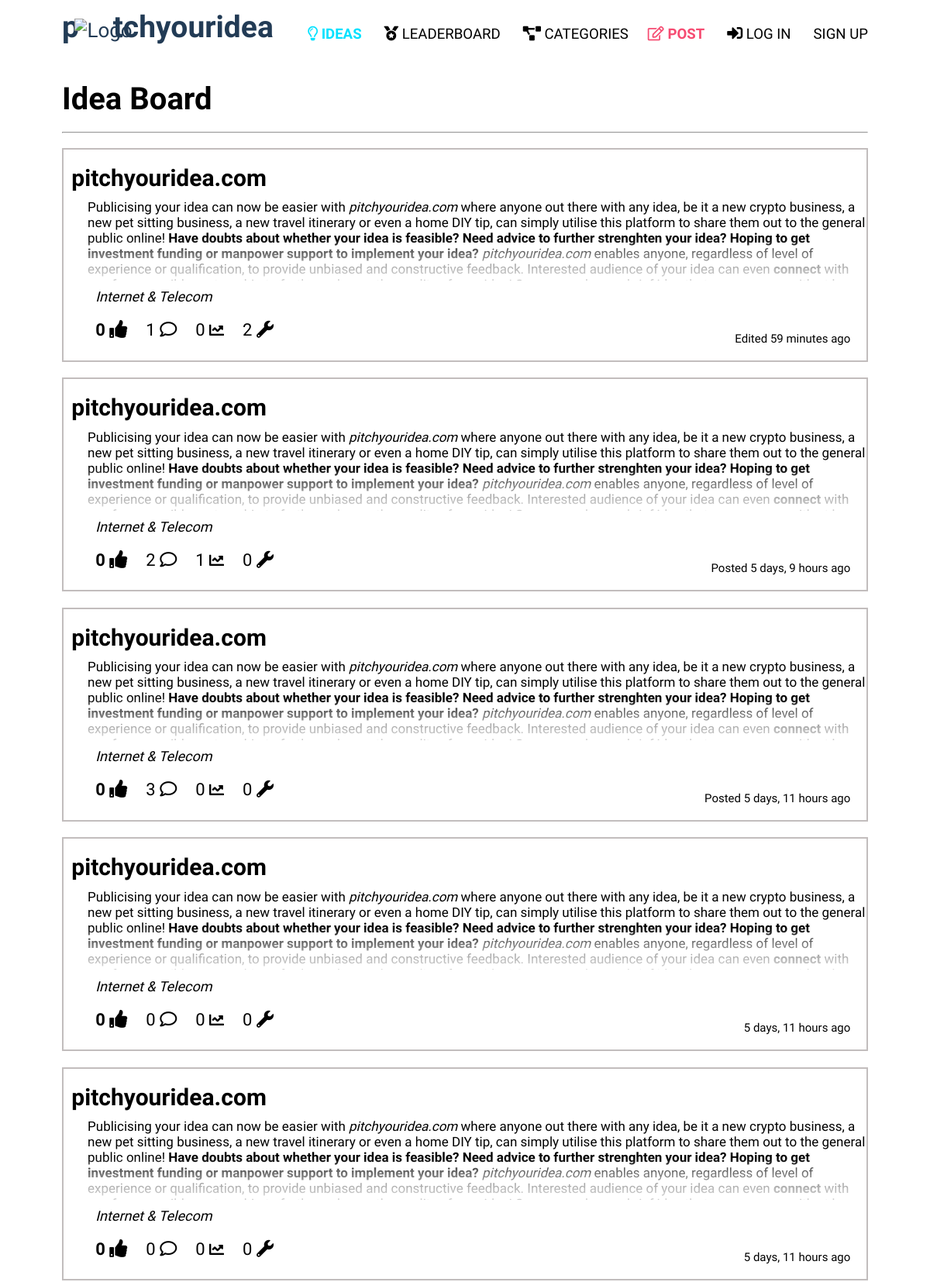
/ideas/ (upper part), run on the app's committed database.
### website/models.py (models this page shows, shortened)
class Post(models.Model):
    user = models.ForeignKey(User, on_delete=models.CASCADE, related_name="owner")
    title = models.CharField(max_length=64, default='Untitled')
    post = RichTextField(blank=True, null=True)
    image1 = models.ImageField(blank=True, null=True, upload_to="images/")
    image2 = models.ImageField(blank=True, null=True, upload_to="images/")
    image3 = models.ImageField(blank=True, null=True, upload_to="images/")
    image4 = models.ImageField(blank=True, null=True, upload_to="images/")
    image5 = models.ImageField(blank=True, null=True, upload_to="images/")
    category = models.CharField(choices=category_choices, max_length=64, default='Others')
    timestamp = models.DateTimeField(auto_now_add=True)
    editedtrue = models.CharField(max_length=64, default='')
    updated_timestamp = models.DateTimeField(auto_now=True)
    liked = models.ManyToManyField(User, related_name="liked_user")
    favourited = models.ManyToManyField(User, related_name="favourited_user")
    updates = models.IntegerField(default='0', null=True)

### website/views.py (the view)
# urls.py: path("ideas/", views.ideaboard, name='ideas'),
def ideaboard(request):
    ideas = Post.objects.all().order_by('-timestamp')
    paginator = Paginator(ideas, 10)
    if request.GET.get("page") != None:
        try:
            ideas = paginator.page(request.GET.get('page'))
        except:
            ideas = paginator.page(1)
    else:
        ideas = paginator.page(1)
    return render(request, 'website/ideaboard.html', {
        "ideas": ideas
    })

### website/templates/website/ideaboard.html (shortened to what this page needs)
{% extends 'website/layout2.html' %}
{% load static %}
{% load mathfilters %}
{% load humanize %}
{% block body %}
    <div class="max-width">
        <div class="ideaboard">
            <h2>Idea Board</h2>
            <br>
            <hr>
            <br>
            <ul>
                {% for post in ideas %}
                <a href="{% url 'idea' post.id %}" class="ideaparenta">
                    <div class='idea'>
                        <br>
                        <li class="ideaparentli">
                            <h4>{{ post.title }}</h4>
                            <div class='idea-content'><p>{{ post.post|safe }}</p></div>
                            <ul class='idea-details'>
                                    <li><h6 class="idea-category">{{ post.category }}</h6></li>
                                    <br>
                                    <li><h5 title="Likes">{{ post.liked.all.count }} <i class="fa fa-thumbs-up"></i></h5></li>
                                    <li><h6 title="Comments">{{ post.comments.all.count }} <i class="far fa-comment"></i></h6></li>
                                    <li><h6 title="Tracks">{{ post.favourited.all.count }} <i class="fas fa-chart-line"></i></h6></li>
                                    <li><h6 title="Updates">{{post.updates}} <i class="fas fa-wrench"></i></h6></li>
                            </ul>
                            <ul class="idea-timestamp">
                                <li><p>{{post.editedtrue}} {{ post.timestamp|naturaltime }}</p></li>
                            </ul>
                        </li>
                        <br>
                    </div>
                </a>
                {% endfor %}
            </ul>
        </div>
    </div>
{% endblock %}

### website/static/website/homepage.css (style rules this page uses)
* { margin: 0; padding: 0; box-sizing: border-box; text-decoration: none; font-family:'Dosis', sans-serif; }
.max-width { max-width: 1400px; padding: 0 80px; margin: auto; }
html { scroll-behavior: smooth; }
.ideaboard { padding-top: 10%; }
.ideaboard h2 { font-size: 40px; }
.ideaboard .ideaparenta { display: block; }
.ideaboard .idea { border: 2px solid rgb(194, 189, 189); list-style-position: inside; margin-bottom: 2%; transition: ease-in-out 0.3s; }
.ideaparentli { list-style: none; color: black; }
.ideaboard .idea h4 { padding: 0% 0% 0.5% 1%; font-size: 30px; }
.ideaboard .idea .idea-content { position: relative; max-height: 110px; overflow: hidden; }
.ideaboard .idea .idea-content p { padding: 0% 0% 0.5% 3%; font-size: 17px; }
.ideaboard .idea .idea-content p::after { content: ""; position: absolute; bottom : 0; left : 0; pointer-events : none; background-image : linear-gradient(to bottom, rgba(255,255,255, 0), rgba(255, 255, 255, 0.329) 90%); width : 100%; height : 3.2em; }
.ideaboard .idea .idea-details { padding-left: 3%; text-align: left; }
.ideaboard .idea-details .idea-category { font-size: 18px; font-style: oblique; }
.ideaboard .idea h6 { font-size: 22px; font-weight:normal; }
.ideaboard .idea h5 { font-size: 22px; font-weight:bold; }
.idea-details .fa-thumbs-up { font-size: 23px; }
.fa-comment { font-size: 22px; }
.fa-chart-line { font-size: 23px; }
.fa-wrench { font-size: 22px; }
.ideaboard .idea .idea-details li { list-style: none; display: inline-block; padding: 1%; }
.ideaboard .idea-timestamp { text-align: right; }
.ideaboard .idea-timestamp li { list-style: none; font-size: 15px; padding-right: 2%; margin-top: -2%; }
.fa-chart-line { font-size: 19px; }
@media (max-width:1366px) { .max-width { max-width: 1330px; } }

### data on the page
Post: title "pitchyouridea.com", post "Publicising your idea can now be easier with pitchyouridea.com where anyone out there with any idea, be it a new crypto business, a new pet sitting business, a new travel itinerary or even a home DIY tip, can simply utilise this platform to share them out to the general public online! Have doubts about whether your idea is feasible? Need advice to further strenghten your idea? Hoping to get investment funding or manpower support to implement your idea? pitchyouridea.com enables anyone, regardless of level of experience or qualification, to provide unbiased and constructive feedback. Interested audience of your idea can even connect with…", category "Internet & Telecom", liked.all.count "0", comments.all.count "1", favourited.all.count "0", updates "2", editedtrue "Edited", timestamp "59 minutes ago"
Post: title "pitchyouridea.com", post "Publicising your idea can now be easier with pitchyouridea.com where anyone out there with any idea, be it a new crypto business, a new pet sitting business, a new travel itinerary or even a home DIY tip, can simply utilise this platform to share them out to the general public online! Have doubts about whether your idea is feasible? Need advice to further strenghten your idea? Hoping to get investment funding or manpower support to implement your idea? pitchyouridea.com enables anyone, regardless of level of experience or qualification, to provide unbiased and constructive feedback. Interested audience of your idea can even connect with…", category "Internet & Telecom", liked.all.count "0", comments.all.count "2", favourited.all.count "1", updates "0", editedtrue "Posted", timestamp "5 days, 9 hours ago"
Post: title "pitchyouridea.com", post "Publicising your idea can now be easier with pitchyouridea.com where anyone out there with any idea, be it a new crypto business, a new pet sitting business, a new travel itinerary or even a home DIY tip, can simply utilise this platform to share them out to the general public online! Have doubts about whether your idea is feasible? Need advice to further strenghten your idea? Hoping to get investment funding or manpower support to implement your idea? pitchyouridea.com enables anyone, regardless of level of experience or qualification, to provide unbiased and constructive feedback. Interested audience of your idea can even connect with…", category "Internet & Telecom", liked.all.count "0", comments.all.count "3", favourited.all.count "0", updates "0", editedtrue "Posted", timestamp "5 days, 11 hours ago"
Post: title "pitchyouridea.com", post "Publicising your idea can now be easier with pitchyouridea.com where anyone out there with any idea, be it a new crypto business, a new pet sitting business, a new travel itinerary or even a home DIY tip, can simply utilise this platform to share them out to the general public online! Have doubts about whether your idea is feasible? Need advice to further strenghten your idea? Hoping to get investment funding or manpower support to implement your idea? pitchyouridea.com enables anyone, regardless of level of experience or qualification, to provide unbiased and constructive feedback. Interested audience of your idea can even connect with…", category "Internet & Telecom", liked.all.count "0", comments.all.count "0", favourited.all.count "0", updates "0", timestamp "5 days, 11 hours ago"
Post: title "pitchyouridea.com", post "Publicising your idea can now be easier with pitchyouridea.com where anyone out there with any idea, be it a new crypto business, a new pet sitting business, a new travel itinerary or even a home DIY tip, can simply utilise this platform to share them out to the general public online! Have doubts about whether your idea is feasible? Need advice to further strenghten your idea? Hoping to get investment funding or manpower support to implement your idea? pitchyouridea.com enables anyone, regardless of level of experience or qualification, to provide unbiased and constructive feedback. Interested audience of your idea can even connect with…", category "Internet & Telecom", liked.all.count "0", comments.all.count "0", favourited.all.count "0", updates "0", timestamp "5 days, 11 hours ago"
